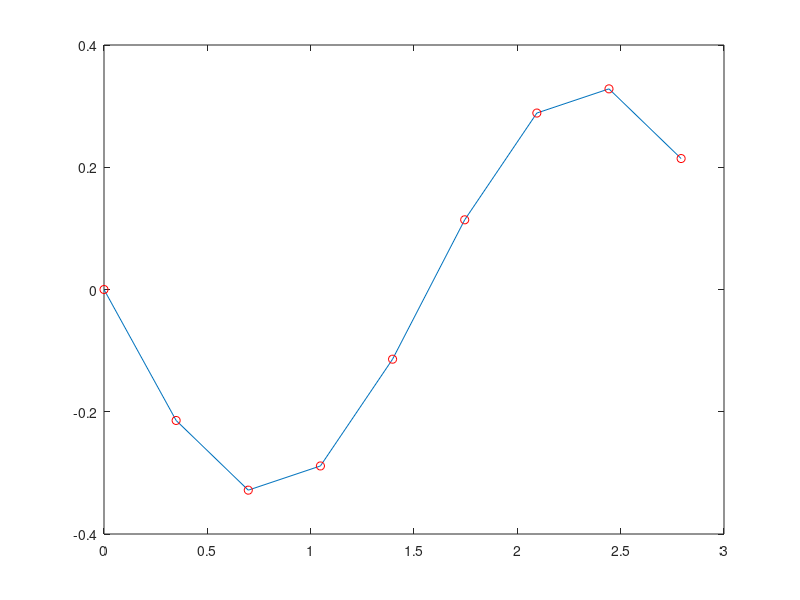

Reproduce this figure in MATLAB.
% Vana Naga Samyuktha Nuthy
function myfun()
clc
close all
clear all

%ddx + x = sin(2*t)
w = 2;
f = w/(2*pi);
N = 9;
T = 1/f;
t = linspace(0, T, N+1);
omega = 2 * pi / (t(end) - t(1));
t = t(1:end-1)';

Omega = omega*[0,-1:-1:floor(-N/2),floor(N/2-1):-1:1]'+eps;

 f = sin(2.*t);

F = fft(f);

% X_H = F./(1-Omega.^2);
% x_h = ifft(X_H);

x0 = 1*ones(N,1);

[X1,fval] = fminsearch(@objfun,x0);

function error = objfun(x)
     X = fft(x);
 ddx = ifft(-Omega.^2.*X);

 RES = (((ddx + x - f)));
 error = sum(abs(RES).^2);
end

 figure(1)
 xAnalytical = -sin(2.*t) / 3;
 size(X1)
% abs([X1 x_h xAnalytical])
%  plot(t,X1,t,xAnalytical, 'ro',t,x_h,'k-');
plot(t,X1,t,xAnalytical, 'ro');
 
 end
